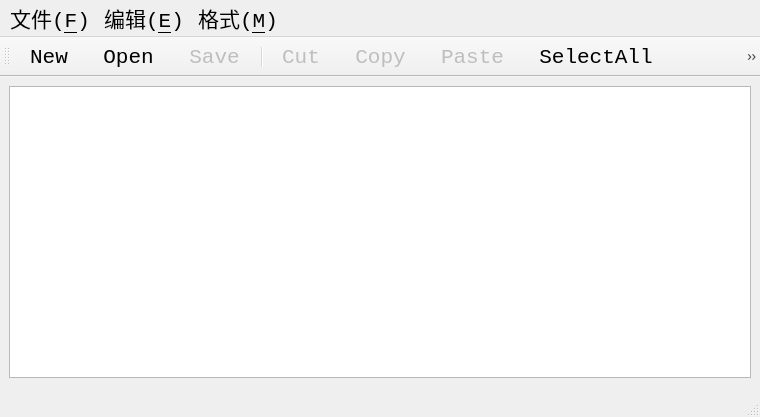
<?xml version="1.0" encoding="UTF-8"?>
<ui version="4.0">
 <class>TestMainWindow_Action</class>
 <widget class="QMainWindow" name="TestMainWindow_Action">
  <property name="geometry">
   <rect>
    <x>0</x>
    <y>0</y>
    <width>760</width>
    <height>417</height>
   </rect>
  </property>
  <property name="font">
   <font>
    <family>Consolas</family>
    <pointsize>16</pointsize>
   </font>
  </property>
  <property name="windowTitle">
   <string>TestMainWindow_Action</string>
  </property>
  <widget class="QWidget" name="centralwidget">
   <layout class="QVBoxLayout" name="verticalLayout">
    <item>
     <widget class="QPlainTextEdit" name="plainTextEdit"/>
    </item>
   </layout>
  </widget>
  <widget class="QMenuBar" name="menubar">
   <property name="geometry">
    <rect>
     <x>0</x>
     <y>0</y>
     <width>760</width>
     <height>24</height>
    </rect>
   </property>
   <widget class="QMenu" name="menu_File">
    <property name="title">
     <string>文件(&amp;F)</string>
    </property>
    <addaction name="actFile_New"/>
    <addaction name="actFile_Open"/>
    <addaction name="actFile_Save"/>
    <addaction name="separator"/>
    <addaction name="actTool_Close"/>
   </widget>
   <widget class="QMenu" name="menu_Edit">
    <property name="title">
     <string>编辑(&amp;E)</string>
    </property>
    <addaction name="actEdit_Cut"/>
    <addaction name="actEdit_Copy"/>
    <addaction name="actEdit_Paste"/>
    <addaction name="separator"/>
    <addaction name="actEdit_Undo"/>
    <addaction name="actEdit_Redo"/>
    <addaction name="separator"/>
    <addaction name="actEdit_SelectAll"/>
    <addaction name="actEdit_Clear"/>
   </widget>
   <widget class="QMenu" name="menu_Format">
    <property name="title">
     <string>格式(&amp;M)</string>
    </property>
    <widget class="QMenu" name="menu_Language">
     <property name="title">
      <string>Current Language</string>
     </property>
     <addaction name="actLanguage_CN"/>
     <addaction name="actLanguage_En"/>
    </widget>
    <addaction name="actFont_Bold"/>
    <addaction name="actFont_Italic"/>
    <addaction name="actFont_Underline"/>
    <addaction name="separator"/>
    <addaction name="actSys_Toggle"/>
    <addaction name="menu_Language"/>
   </widget>
   <addaction name="menu_File"/>
   <addaction name="menu_Edit"/>
   <addaction name="menu_Format"/>
  </widget>
  <widget class="QStatusBar" name="statusbar"/>
  <widget class="QToolBar" name="toolBar">
   <property name="windowTitle">
    <string>toolBar</string>
   </property>
   <property name="toolButtonStyle">
    <enum>Qt::ToolButtonIconOnly</enum>
   </property>
   <attribute name="toolBarArea">
    <enum>TopToolBarArea</enum>
   </attribute>
   <attribute name="toolBarBreak">
    <bool>false</bool>
   </attribute>
   <addaction name="actFile_New"/>
   <addaction name="actFile_Open"/>
   <addaction name="actFile_Save"/>
   <addaction name="separator"/>
   <addaction name="actEdit_Cut"/>
   <addaction name="actEdit_Copy"/>
   <addaction name="actEdit_Paste"/>
   <addaction name="actEdit_SelectAll"/>
   <addaction name="actEdit_Clear"/>
   <addaction name="separator"/>
   <addaction name="actEdit_Undo"/>
   <addaction name="actEdit_Redo"/>
   <addaction name="separator"/>
   <addaction name="actFont_Bold"/>
   <addaction name="actFont_Italic"/>
   <addaction name="actFont_Underline"/>
   <addaction name="separator"/>
   <addaction name="actLanguage_CN"/>
   <addaction name="actLanguage_En"/>
   <addaction name="separator"/>
  </widget>
  <action name="actEdit_Cut">
   <property name="enabled">
    <bool>false</bool>
   </property>
   <property name="icon">
    <iconset resource="images.qrc">
     <normaloff>:/images/200.bmp</normaloff>:/images/200.bmp</iconset>
   </property>
   <property name="text">
    <string>Cut</string>
   </property>
   <property name="toolTip">
    <string>剪切</string>
   </property>
   <property name="font">
    <font>
     <family>Consolas</family>
     <pointsize>16</pointsize>
    </font>
   </property>
   <property name="shortcut">
    <string>Ctrl+X</string>
   </property>
  </action>
  <action name="actEdit_Copy">
   <property name="enabled">
    <bool>false</bool>
   </property>
   <property name="icon">
    <iconset resource="images.qrc">
     <normaloff>:/images/202.bmp</normaloff>:/images/202.bmp</iconset>
   </property>
   <property name="text">
    <string>Copy</string>
   </property>
   <property name="toolTip">
    <string>复制</string>
   </property>
   <property name="font">
    <font>
     <family>Consolas</family>
     <pointsize>16</pointsize>
    </font>
   </property>
   <property name="shortcut">
    <string>Ctrl+C</string>
   </property>
  </action>
  <action name="actEdit_Paste">
   <property name="enabled">
    <bool>false</bool>
   </property>
   <property name="icon">
    <iconset resource="images.qrc">
     <normaloff>:/images/204.bmp</normaloff>:/images/204.bmp</iconset>
   </property>
   <property name="text">
    <string>Paste</string>
   </property>
   <property name="toolTip">
    <string>粘贴</string>
   </property>
   <property name="font">
    <font>
     <family>Consolas</family>
     <pointsize>16</pointsize>
    </font>
   </property>
   <property name="shortcut">
    <string>Ctrl+V</string>
   </property>
  </action>
  <action name="actFont_Bold">
   <property name="checkable">
    <bool>true</bool>
   </property>
   <property name="icon">
    <iconset resource="images.qrc">
     <normaloff>:/images/500.bmp</normaloff>:/images/500.bmp</iconset>
   </property>
   <property name="text">
    <string>Bold</string>
   </property>
   <property name="toolTip">
    <string>粗体</string>
   </property>
   <property name="font">
    <font>
     <family>Consolas</family>
     <pointsize>16</pointsize>
    </font>
   </property>
   <property name="shortcut">
    <string>Ctrl+B</string>
   </property>
  </action>
  <action name="actFont_Italic">
   <property name="checkable">
    <bool>true</bool>
   </property>
   <property name="icon">
    <iconset resource="images.qrc">
     <normaloff>:/images/502.bmp</normaloff>:/images/502.bmp</iconset>
   </property>
   <property name="text">
    <string>Italic</string>
   </property>
   <property name="toolTip">
    <string>斜体</string>
   </property>
   <property name="font">
    <font>
     <family>Consolas</family>
     <pointsize>16</pointsize>
    </font>
   </property>
   <property name="shortcut">
    <string>Ctrl+I</string>
   </property>
  </action>
  <action name="actFont_Underline">
   <property name="checkable">
    <bool>true</bool>
   </property>
   <property name="icon">
    <iconset resource="images.qrc">
     <normaloff>:/images/504.bmp</normaloff>:/images/504.bmp</iconset>
   </property>
   <property name="text">
    <string>Underline</string>
   </property>
   <property name="toolTip">
    <string>下划线</string>
   </property>
   <property name="font">
    <font>
     <family>Consolas</family>
     <pointsize>16</pointsize>
    </font>
   </property>
   <property name="shortcut">
    <string>Ctrl+U</string>
   </property>
  </action>
  <action name="actTool_Close">
   <property name="icon">
    <iconset resource="images.qrc">
     <normaloff>:/images/132.bmp</normaloff>:/images/132.bmp</iconset>
   </property>
   <property name="text">
    <string>Close</string>
   </property>
   <property name="toolTip">
    <string>关闭本窗口</string>
   </property>
   <property name="font">
    <font>
     <family>Consolas</family>
     <pointsize>16</pointsize>
    </font>
   </property>
   <property name="shortcut">
    <string>Ctrl+W</string>
   </property>
  </action>
  <action name="actSys_Toggle">
   <property name="checkable">
    <bool>true</bool>
   </property>
   <property name="text">
    <string>Toggle</string>
   </property>
   <property name="toolTip">
    <string>显示按钮文字</string>
   </property>
   <property name="font">
    <font>
     <family>Consolas</family>
     <pointsize>16</pointsize>
    </font>
   </property>
  </action>
  <action name="actEdit_Clear">
   <property name="icon">
    <iconset resource="images.qrc">
     <normaloff>:/images/212.bmp</normaloff>:/images/212.bmp</iconset>
   </property>
   <property name="text">
    <string>Clear</string>
   </property>
   <property name="toolTip">
    <string>清空内容</string>
   </property>
   <property name="font">
    <font>
     <family>Consolas</family>
     <pointsize>16</pointsize>
    </font>
   </property>
   <property name="shortcut">
    <string>Ctrl+L</string>
   </property>
  </action>
  <action name="actEdit_Undo">
   <property name="enabled">
    <bool>false</bool>
   </property>
   <property name="icon">
    <iconset resource="images.qrc">
     <normaloff>:/images/206.bmp</normaloff>:/images/206.bmp</iconset>
   </property>
   <property name="text">
    <string>Undo</string>
   </property>
   <property name="toolTip">
    <string>撤销</string>
   </property>
   <property name="font">
    <font>
     <family>Consolas</family>
     <pointsize>16</pointsize>
    </font>
   </property>
   <property name="shortcut">
    <string>Ctrl+Z</string>
   </property>
  </action>
  <action name="actEdit_Redo">
   <property name="enabled">
    <bool>false</bool>
   </property>
   <property name="icon">
    <iconset resource="images.qrc">
     <normaloff>:/images/208.bmp</normaloff>:/images/208.bmp</iconset>
   </property>
   <property name="text">
    <string>Redo</string>
   </property>
   <property name="toolTip">
    <string>重做</string>
   </property>
   <property name="font">
    <font>
     <family>Consolas</family>
     <pointsize>16</pointsize>
    </font>
   </property>
   <property name="shortcut">
    <string>Ctrl+Y</string>
   </property>
  </action>
  <action name="actEdit_SelectAll">
   <property name="icon">
    <iconset resource="images.qrc">
     <normaloff>:/images/506.bmp</normaloff>:/images/506.bmp</iconset>
   </property>
   <property name="text">
    <string>SelectAll</string>
   </property>
   <property name="toolTip">
    <string>全选</string>
   </property>
   <property name="font">
    <font>
     <family>Consolas</family>
     <pointsize>16</pointsize>
    </font>
   </property>
   <property name="shortcut">
    <string>Ctrl+A</string>
   </property>
  </action>
  <action name="actFile_New">
   <property name="icon">
    <iconset resource="images.qrc">
     <normaloff>:/images/100.bmp</normaloff>:/images/100.bmp</iconset>
   </property>
   <property name="text">
    <string>New</string>
   </property>
   <property name="toolTip">
    <string>新建文件</string>
   </property>
   <property name="font">
    <font>
     <family>Consolas</family>
     <pointsize>16</pointsize>
    </font>
   </property>
   <property name="shortcut">
    <string>Ctrl+N</string>
   </property>
  </action>
  <action name="actFile_Open">
   <property name="icon">
    <iconset resource="images.qrc">
     <normaloff>:/images/122.bmp</normaloff>:/images/122.bmp</iconset>
   </property>
   <property name="text">
    <string>Open...</string>
   </property>
   <property name="toolTip">
    <string>打开文件</string>
   </property>
   <property name="font">
    <font>
     <family>Consolas</family>
     <pointsize>16</pointsize>
    </font>
   </property>
   <property name="shortcut">
    <string>Ctrl+O</string>
   </property>
  </action>
  <action name="actFile_Save">
   <property name="enabled">
    <bool>false</bool>
   </property>
   <property name="icon">
    <iconset resource="images.qrc">
     <normaloff>:/images/104.bmp</normaloff>:/images/104.bmp</iconset>
   </property>
   <property name="text">
    <string>Save</string>
   </property>
   <property name="toolTip">
    <string>保存文件</string>
   </property>
   <property name="font">
    <font>
     <family>Consolas</family>
     <pointsize>16</pointsize>
    </font>
   </property>
   <property name="shortcut">
    <string>Ctrl+S</string>
   </property>
  </action>
  <action name="actLanguage_CN">
   <property name="checkable">
    <bool>true</bool>
   </property>
   <property name="checked">
    <bool>true</bool>
   </property>
   <property name="icon">
    <iconset resource="images.qrc">
     <normaloff>:/images/CN.jpg</normaloff>:/images/CN.jpg</iconset>
   </property>
   <property name="text">
    <string>LanguageCN</string>
   </property>
   <property name="toolTip">
    <string>切换语言为中文界面</string>
   </property>
   <property name="font">
    <font>
     <family>Consolas</family>
     <pointsize>16</pointsize>
    </font>
   </property>
  </action>
  <action name="actLanguage_En">
   <property name="checkable">
    <bool>true</bool>
   </property>
   <property name="icon">
    <iconset resource="images.qrc">
     <normaloff>:/images/timg2.jpg</normaloff>:/images/timg2.jpg</iconset>
   </property>
   <property name="text">
    <string>LanguageEN</string>
   </property>
   <property name="toolTip">
    <string>Switch to English</string>
   </property>
   <property name="font">
    <font>
     <family>Consolas</family>
     <pointsize>16</pointsize>
    </font>
   </property>
  </action>
 </widget>
 <resources>
  <include location="images.qrc"/>
 </resources>
 <connections>
  <connection>
   <sender>plainTextEdit</sender>
   <signal>undoAvailable(bool)</signal>
   <receiver>actEdit_Undo</receiver>
   <slot>setEnabled(bool)</slot>
   <hints>
    <hint type="sourcelabel">
     <x>251</x>
     <y>129</y>
    </hint>
    <hint type="destinationlabel">
     <x>-1</x>
     <y>-1</y>
    </hint>
   </hints>
  </connection>
  <connection>
   <sender>plainTextEdit</sender>
   <signal>redoAvailable(bool)</signal>
   <receiver>actEdit_Redo</receiver>
   <slot>setEnabled(bool)</slot>
   <hints>
    <hint type="sourcelabel">
     <x>251</x>
     <y>129</y>
    </hint>
    <hint type="destinationlabel">
     <x>-1</x>
     <y>-1</y>
    </hint>
   </hints>
  </connection>
  <connection>
   <sender>plainTextEdit</sender>
   <signal>modificationChanged(bool)</signal>
   <receiver>actFile_Save</receiver>
   <slot>setEnabled(bool)</slot>
   <hints>
    <hint type="sourcelabel">
     <x>251</x>
     <y>129</y>
    </hint>
    <hint type="destinationlabel">
     <x>-1</x>
     <y>-1</y>
    </hint>
   </hints>
  </connection>
  <connection>
   <sender>actEdit_Clear</sender>
   <signal>triggered()</signal>
   <receiver>plainTextEdit</receiver>
   <slot>clear()</slot>
   <hints>
    <hint type="sourcelabel">
     <x>-1</x>
     <y>-1</y>
    </hint>
    <hint type="destinationlabel">
     <x>251</x>
     <y>129</y>
    </hint>
   </hints>
  </connection>
  <connection>
   <sender>actEdit_Copy</sender>
   <signal>triggered()</signal>
   <receiver>plainTextEdit</receiver>
   <slot>copy()</slot>
   <hints>
    <hint type="sourcelabel">
     <x>-1</x>
     <y>-1</y>
    </hint>
    <hint type="destinationlabel">
     <x>251</x>
     <y>129</y>
    </hint>
   </hints>
  </connection>
  <connection>
   <sender>actEdit_Cut</sender>
   <signal>triggered()</signal>
   <receiver>plainTextEdit</receiver>
   <slot>cut()</slot>
   <hints>
    <hint type="sourcelabel">
     <x>-1</x>
     <y>-1</y>
    </hint>
    <hint type="destinationlabel">
     <x>251</x>
     <y>129</y>
    </hint>
   </hints>
  </connection>
  <connection>
   <sender>actEdit_Paste</sender>
   <signal>triggered()</signal>
   <receiver>plainTextEdit</receiver>
   <slot>paste()</slot>
   <hints>
    <hint type="sourcelabel">
     <x>-1</x>
     <y>-1</y>
    </hint>
    <hint type="destinationlabel">
     <x>251</x>
     <y>129</y>
    </hint>
   </hints>
  </connection>
  <connection>
   <sender>actEdit_Undo</sender>
   <signal>triggered()</signal>
   <receiver>plainTextEdit</receiver>
   <slot>undo()</slot>
   <hints>
    <hint type="sourcelabel">
     <x>-1</x>
     <y>-1</y>
    </hint>
    <hint type="destinationlabel">
     <x>251</x>
     <y>129</y>
    </hint>
   </hints>
  </connection>
  <connection>
   <sender>actEdit_Redo</sender>
   <signal>triggered()</signal>
   <receiver>plainTextEdit</receiver>
   <slot>redo()</slot>
   <hints>
    <hint type="sourcelabel">
     <x>-1</x>
     <y>-1</y>
    </hint>
    <hint type="destinationlabel">
     <x>251</x>
     <y>129</y>
    </hint>
   </hints>
  </connection>
  <connection>
   <sender>actEdit_SelectAll</sender>
   <signal>triggered()</signal>
   <receiver>plainTextEdit</receiver>
   <slot>selectAll()</slot>
   <hints>
    <hint type="sourcelabel">
     <x>-1</x>
     <y>-1</y>
    </hint>
    <hint type="destinationlabel">
     <x>251</x>
     <y>129</y>
    </hint>
   </hints>
  </connection>
  <connection>
   <sender>actTool_Close</sender>
   <signal>triggered()</signal>
   <receiver>TestMainWindow_Action</receiver>
   <slot>close()</slot>
   <hints>
    <hint type="sourcelabel">
     <x>-1</x>
     <y>-1</y>
    </hint>
    <hint type="destinationlabel">
     <x>251</x>
     <y>115</y>
    </hint>
   </hints>
  </connection>
  <connection>
   <sender>plainTextEdit</sender>
   <signal>copyAvailable(bool)</signal>
   <receiver>actEdit_Cut</receiver>
   <slot>setEnabled(bool)</slot>
   <hints>
    <hint type="sourcelabel">
     <x>258</x>
     <y>129</y>
    </hint>
    <hint type="destinationlabel">
     <x>-1</x>
     <y>-1</y>
    </hint>
   </hints>
  </connection>
  <connection>
   <sender>plainTextEdit</sender>
   <signal>copyAvailable(bool)</signal>
   <receiver>actEdit_Copy</receiver>
   <slot>setEnabled(bool)</slot>
   <hints>
    <hint type="sourcelabel">
     <x>258</x>
     <y>129</y>
    </hint>
    <hint type="destinationlabel">
     <x>-1</x>
     <y>-1</y>
    </hint>
   </hints>
  </connection>
 </connections>
</ui>
